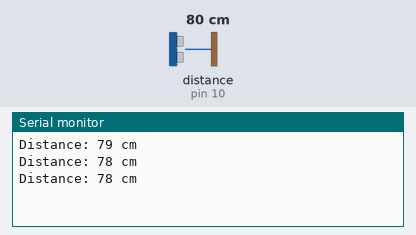
Simulated run of this sketch. Board: Arduino Uno, built with avr-gcc and run on an emulated ATmega328P. Parts: the last lines printed to the serial monitor. Wiring (inferred from the names in the program): ultrasonic range finder: trigger pin 9; echo pin 10. The inputs (shaded band) are chosen by the test bench; at power-on: distance to the obstacle (sensor on pin 10) 80 cm. The echo pulse lasts 58.3 µs per cm.

Above: at 2.2 s.
2.3 s: distance to the obstacle (sensor on pin 10) set to 2 cm
At 2.9 s:
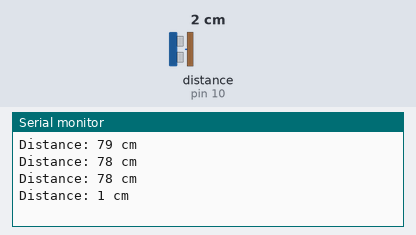
3.8 s: distance to the obstacle (sensor on pin 10) set to 4 cm
At 4.4 s:
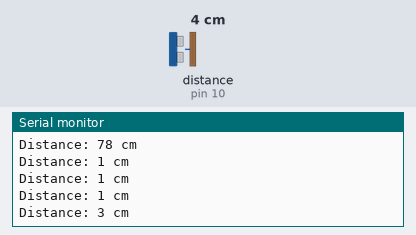
Timing chart, 0 to 6.8 s (numbered marks = the images above; inputs shaded):
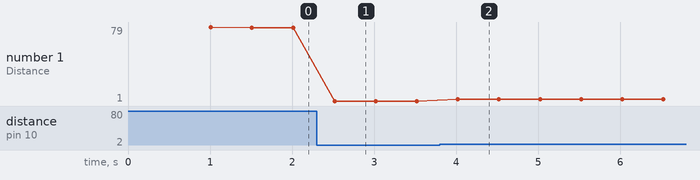

The sketch:

Ultrasonic-Calib_G3.ino
```cpp
// Define pins
#define trigPin 9
#define echoPin 10

// Define variables
long duration;
int distance;

void setup() {
  // Initialize serial communication
  Serial.begin(9600);

  // Define pin modes
  pinMode(trigPin, OUTPUT);
  pinMode(echoPin, INPUT);

  // Wait for sensor to settle
  delay(1000);
}

void loop() {
  // Send ultrasonic pulse
  digitalWrite(trigPin, LOW);
  delayMicroseconds(2);
  digitalWrite(trigPin, HIGH);
  delayMicroseconds(10);
  digitalWrite(trigPin, LOW);

  // Measure duration of echo pulse
  duration = pulseIn(echoPin, HIGH);

  // Calculate distance
  distance = duration * 0.034 / 2;

  // Print distance to serial monitor
  Serial.print("Distance: ");
  Serial.print(distance);
  Serial.println(" cm");

  // Wait for a moment before measuring again
  delay(500);
}
```

Measured:
- after the input at 2.3 s, the serial monitor: prints a new line after 0.22 s (image 1)
- after the input at 3.8 s, the serial monitor: prints a new line after 0.22 s (image 2)
- plotted number 1: 78 → 1 after the input at 2.3 s, 1 → 3 after the input at 3.8 s
